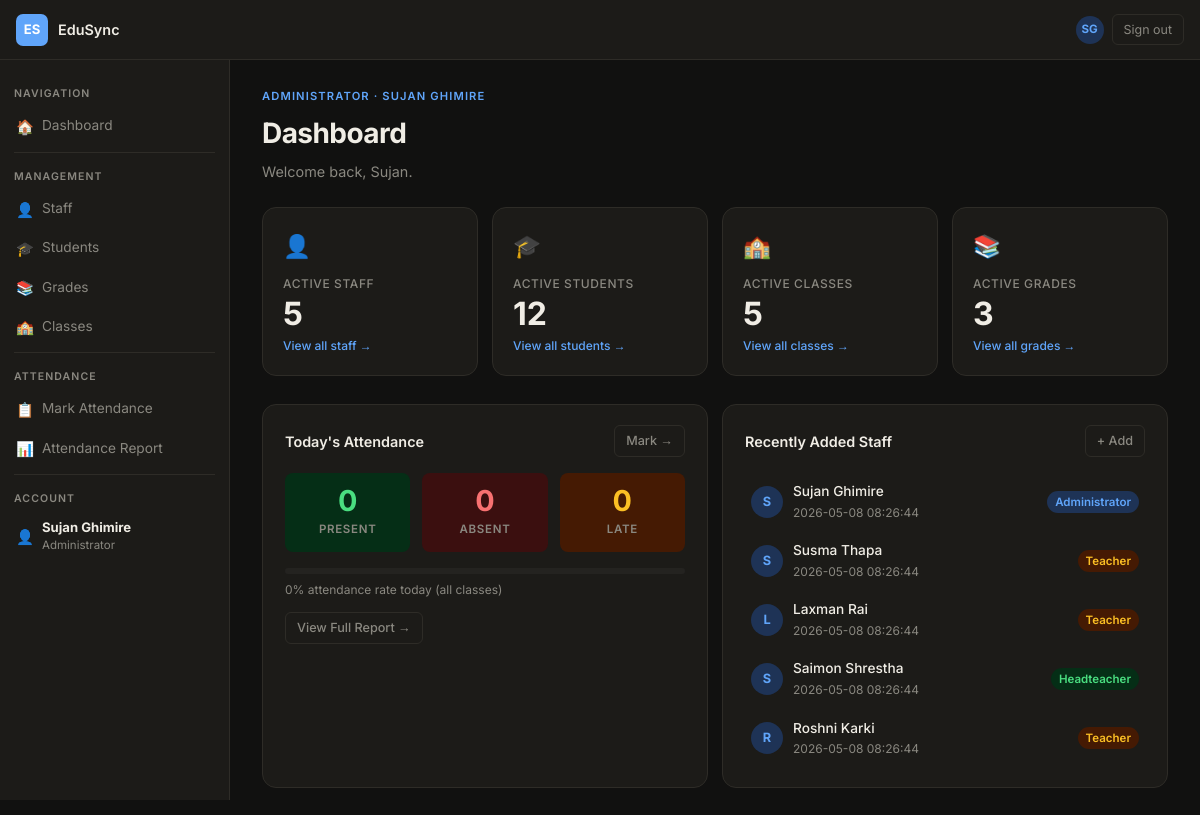
The page /dashboard/index.php (signed in) on the database its author committed.
### tables this page shows
CREATE TABLE tblStaff (
  staffId        INT AUTO_INCREMENT PRIMARY KEY,                          
  fullName       VARCHAR(100) NOT NULL,                                   
  username       VARCHAR(50)  NOT NULL UNIQUE,                            
  passwordHash   VARCHAR(255) NOT NULL,                                   
  role           ENUM('Administrator','Teacher','Headteacher') NOT NULL,  
  isStaffActive  BOOLEAN      NOT NULL DEFAULT TRUE,                      
  staffCreatedAt DATETIME     NOT NULL                                    
);

### shared/db.php (called while the page is built, shortened)
<?php
function db(): PDO {
    $host   = 'localhost';
    $dbname = 'edusync';
    $user   = 'root';
    $pass   = '';
    $pdo = new PDO(
        "mysql:host=$host;dbname=$dbname;charset=utf8mb4",
        $user, $pass,
        [
            PDO::ATTR_ERRMODE            => PDO::ERRMODE_EXCEPTION,
            PDO::ATTR_DEFAULT_FETCH_MODE => PDO::FETCH_ASSOC,
            PDO::ATTR_EMULATE_PREPARES   => false,
        ]
    );
    return $pdo;
}

### dashboard/index.php (the view, shortened to what this page needs)
<?php
$user = $_SESSION['user'];
$role = $user['role'];
$pdo  = (require_once __DIR__ . '/../shared/db.php') ?: null;
require_once __DIR__ . '/../shared/db.php';
$pdo = db();
$today = date('Y-m-d');
if ($role === 'Administrator') {
    $totalStaff    = $pdo->query("SELECT COUNT(*) FROM tblStaff    WHERE isStaffActive   = TRUE")->fetchColumn();
    $totalStudents = $pdo->query("SELECT COUNT(*) FROM tblStudent  WHERE isStudentActive = TRUE")->fetchColumn();
    $totalClasses  = $pdo->query("SELECT COUNT(*) FROM tblClass    WHERE isClassActive   = TRUE")->fetchColumn();
    $totalGrades   = $pdo->query("SELECT COUNT(*) FROM tblGrade    WHERE isGradeActive   = TRUE")->fetchColumn();
    $presentToday  = $pdo->query("SELECT COUNT(*) FROM tblAttendance WHERE date = '$today' AND status = 'present'")->fetchColumn();
    $absentToday   = $pdo->query("SELECT COUNT(*) FROM tblAttendance WHERE date = '$today' AND status = 'absent'")->fetchColumn();
    $lateToday     = $pdo->query("SELECT COUNT(*) FROM tblAttendance WHERE date = '$today' AND status = 'late'")->fetchColumn();
    $recentStaff   = $pdo->query("SELECT fullName, role, staffCreatedAt FROM tblStaff ORDER BY staffCreatedAt DESC LIMIT 5")->fetchAll();
}
?>
<!DOCTYPE html>
<html lang="en" data-theme="dark">
<head>
<link rel="stylesheet" href="style.css">
</head>
<body>
<nav class="topnav" id="topnav"></nav>
<div class="app-layout">
  <aside class="sidebar" id="sidebar"></aside>
  <main class="content">
    <div class="page-eyebrow"><?= htmlspecialchars($role) ?> · <?= htmlspecialchars($user['fullName']) ?></div>
    <div class="page-title">Dashboard</div>
    <div class="page-sub">Welcome back, <?= htmlspecialchars(explode(' ', $user['fullName'])[0]) ?>.</div>
    <?php if ($role === 'Administrator'): ?>
      <div class="grid-4" style="margin-bottom:28px;">
        <a href="../staff/index.php" class="stat-card stat-link">
          <div class="stat-icon">👤</div>
          <div class="stat-label">Active Staff</div>
          <div class="stat-value"><?= $totalStaff ?></div>
          <div class="stat-hint">View all staff →</div>
        </a>
        <a href="../students/index.php" class="stat-card stat-link">
          <div class="stat-icon">🎓</div>
          <div class="stat-label">Active Students</div>
          <div class="stat-value"><?= $totalStudents ?></div>
          <div class="stat-hint">View all students →</div>
        </a>
        <a href="../classes/index.php" class="stat-card stat-link">
          <div class="stat-icon">🏫</div>
          <div class="stat-label">Active Classes</div>
          <div class="stat-value"><?= $totalClasses ?></div>
          <div class="stat-hint">View all classes →</div>
        </a>
        <a href="../grades/index.php" class="stat-card stat-link">
          <div class="stat-icon">📚</div>
          <div class="stat-label">Active Grades</div>
          <div class="stat-value"><?= $totalGrades ?></div>
          <div class="stat-hint">View all grades →</div>
        </a>
      </div>
      <div class="grid-2">
        <div class="card">
          <div class="card-header">
            <div class="card-title">Today's Attendance</div>
            <a href="../attendance/index.php" class="btn btn-ghost btn-sm">Mark →</a>
          </div>
          <div class="attendance-summary">
            <div class="att-item att-present">
              <div class="att-count"><?= $presentToday ?></div>
              <div class="att-label">Present</div>
            </div>
            <div class="att-item att-absent">
              <div class="att-count"><?= $absentToday ?></div>
              <div class="att-label">Absent</div>
            </div>
            <div class="att-item" style="flex:1;text-align:center;padding:14px 0;background:var(--warn-soft);border-radius:var(--radius);">
              <div class="att-count" style="color:var(--warn);"><?= $lateToday ?></div>
              <div class="att-label">Late</div>
            </div>
          </div>
          <?php $attTotal = $presentToday + $absentToday + $lateToday;
                $attPct   = $attTotal > 0 ? round(($presentToday / $attTotal) * 100) : 0; ?>
          <div class="att-bar-wrap">
            <div class="att-bar"><div class="att-bar-fill" style="width:<?= $attPct ?>%"></div></div>
            <div class="att-bar-label"><?= $attPct ?>% attendance rate today (all classes)</div>
          </div>
          <a href="../attendance/report.php" class="btn btn-ghost btn-sm" style="margin-top:12px;">View Full Report →</a>
        </div>
        <div class="card">
          <div class="card-header">
            <div class="card-title">Recently Added Staff</div>
            <a href="../staff/add.php" class="btn btn-ghost btn-sm">+ Add</a>
          </div>
          <?php if (empty($recentStaff)): ?>
            <div class="empty-state" style="padding:24px 0;">
              <div class="empty-icon">👥</div><p>No staff added yet.</p>
            </div>
          <?php else: ?>
            <?php $roleColor = ['Administrator'=>'badge-blue','Teacher'=>'badge-yellow','Headteacher'=>'badge-green']; ?>
            <div class="recent-list">
              <?php foreach ($recentStaff as $s): ?>
              <div class="recent-item">
                <div class="recent-avatar"><?= strtoupper(substr($s['fullName'], 0, 1)) ?></div>
                <div class="recent-info">
                  <div class="recent-name"><?= htmlspecialchars($s['fullName']) ?></div>
                  <div class="recent-meta"><?= htmlspecialchars($s['staffCreatedAt']) ?></div>
                </div>
                <span class="badge <?= $roleColor[$s['role']] ?? 'badge-gray' ?>"><?= htmlspecialchars($s['role']) ?></span>
              </div>
              <?php endforeach; ?>
            </div>
          <?php endif; ?>
        </div>
      </div>
    <?php endif; ?>
  </main>
</div>
</body>
</html>

### rows shown on the page
tblstaff: fullName "SUJAN GHIMIRE", fullName "Sujan", fullName "S", fullName "Sujan Ghimire", staffCreatedAt "2026-05-08 08:26:44", role "Administrator"
tblstaff: fullName "S", fullName "Susma Thapa", staffCreatedAt "2026-05-08 08:26:44", role "Teacher"
tblstaff: fullName "L", fullName "Laxman Rai", staffCreatedAt "2026-05-08 08:26:44", role "Teacher"
tblstaff: fullName "S", fullName "Saimon Shrestha", staffCreatedAt "2026-05-08 08:26:44", role "Headteacher"
tblstaff: fullName "R", fullName "Roshni Karki", staffCreatedAt "2026-05-08 08:26:44", role "Teacher"

### other values the page prints
$role "ADMINISTRATOR"
$totalStaff "5"
$totalStudents "12"
$totalClasses "5"
$totalGrades "3"
$presentToday "0"
$absentToday "0"
$lateToday "0"
$attPct "0"
